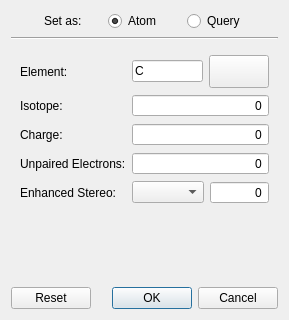
<?xml version="1.0" encoding="UTF-8"?>
<ui version="4.0">
 <class>EditAtomPropertiesDialog</class>
 <widget class="QWidget" name="EditAtomPropertiesDialog">
  <property name="geometry">
   <rect>
    <x>0</x>
    <y>0</y>
    <width>278</width>
    <height>320</height>
   </rect>
  </property>
  <property name="windowTitle">
   <string>Edit Atom Properties</string>
  </property>
  <layout class="QVBoxLayout" name="verticalLayout_2">
   <item>
    <layout class="QHBoxLayout" name="set_as_layout">
     <item>
      <spacer name="set_as_spacer1">
       <property name="orientation">
        <enum>Qt::Horizontal</enum>
       </property>
       <property name="sizeHint" stdset="0">
        <size>
         <width>0</width>
         <height>20</height>
        </size>
       </property>
      </spacer>
     </item>
     <item>
      <widget class="QLabel" name="set_as_lbl">
       <property name="text">
        <string>Set as:</string>
       </property>
      </widget>
     </item>
     <item>
      <spacer name="set_as_spacer2">
       <property name="orientation">
        <enum>Qt::Horizontal</enum>
       </property>
       <property name="sizeType">
        <enum>QSizePolicy::Fixed</enum>
       </property>
       <property name="sizeHint" stdset="0">
        <size>
         <width>20</width>
         <height>20</height>
        </size>
       </property>
      </spacer>
     </item>
     <item>
      <widget class="QRadioButton" name="set_as_atom_rb">
       <property name="toolTip">
        <string>Set General properties only</string>
       </property>
       <property name="text">
        <string>Atom</string>
       </property>
       <property name="checked">
        <bool>true</bool>
       </property>
       <attribute name="buttonGroup">
        <string notr="true">set_as_group</string>
       </attribute>
      </widget>
     </item>
     <item>
      <spacer name="set_as_spacer3">
       <property name="orientation">
        <enum>Qt::Horizontal</enum>
       </property>
       <property name="sizeType">
        <enum>QSizePolicy::Fixed</enum>
       </property>
       <property name="sizeHint" stdset="0">
        <size>
         <width>20</width>
         <height>20</height>
        </size>
       </property>
      </spacer>
     </item>
     <item>
      <widget class="QRadioButton" name="set_as_query_rb">
       <property name="toolTip">
        <string>Set General and/or Advanced properties (used for searching)</string>
       </property>
       <property name="text">
        <string>Query</string>
       </property>
       <attribute name="buttonGroup">
        <string notr="true">set_as_group</string>
       </attribute>
      </widget>
     </item>
     <item>
      <spacer name="set_as_spacer4">
       <property name="orientation">
        <enum>Qt::Horizontal</enum>
       </property>
       <property name="sizeHint" stdset="0">
        <size>
         <width>0</width>
         <height>20</height>
        </size>
       </property>
      </spacer>
     </item>
    </layout>
   </item>
   <item>
    <widget class="Line" name="line">
     <property name="orientation">
      <enum>Qt::Horizontal</enum>
     </property>
    </widget>
   </item>
   <item>
    <widget class="QStackedWidget" name="atom_query_stacked_wdg">
     <property name="currentIndex">
      <number>0</number>
     </property>
     <widget class="QWidget" name="edit_atom_page">
      <layout class="QGridLayout" name="gridLayout_2">
       <item row="2" column="0">
        <widget class="QLabel" name="atom_isotope_lbl">
         <property name="text">
          <string>Isotope: </string>
         </property>
        </widget>
       </item>
       <item row="2" column="1">
        <widget class="schrodinger::sketcher::BlankableSpinBox" name="atom_isotope_sb">
         <property name="alignment">
          <set>Qt::AlignRight|Qt::AlignTrailing|Qt::AlignVCenter</set>
         </property>
         <property name="buttonSymbols">
          <enum>QAbstractSpinBox::NoButtons</enum>
         </property>
        </widget>
       </item>
       <item row="3" column="0">
        <widget class="QLabel" name="atom_charge_lbl">
         <property name="text">
          <string>Charge:</string>
         </property>
        </widget>
       </item>
       <item row="6" column="0">
        <spacer name="edit_atom_spacer">
         <property name="orientation">
          <enum>Qt::Vertical</enum>
         </property>
         <property name="sizeHint" stdset="0">
          <size>
           <width>20</width>
           <height>0</height>
          </size>
         </property>
        </spacer>
       </item>
       <item row="4" column="1">
        <widget class="schrodinger::sketcher::UnblankableSpinBox" name="atom_unpaired_sb">
         <property name="alignment">
          <set>Qt::AlignRight|Qt::AlignTrailing|Qt::AlignVCenter</set>
         </property>
         <property name="buttonSymbols">
          <enum>QAbstractSpinBox::NoButtons</enum>
         </property>
        </widget>
       </item>
       <item row="4" column="0">
        <widget class="QLabel" name="atom_unpaired_lbl">
         <property name="text">
          <string>Unpaired Electrons:</string>
         </property>
        </widget>
       </item>
       <item row="5" column="0">
        <widget class="QLabel" name="atom_stereo_lbl">
         <property name="text">
          <string>Enhanced Stereo:</string>
         </property>
        </widget>
       </item>
       <item row="0" column="0">
        <widget class="QLabel" name="element_lbl">
         <property name="minimumSize">
          <size>
           <width>0</width>
           <height>0</height>
          </size>
         </property>
         <property name="toolTip">
          <string>Chemical symbol</string>
         </property>
         <property name="text">
          <string>Element:</string>
         </property>
        </widget>
       </item>
       <item row="0" column="1">
        <layout class="QHBoxLayout" name="atom_element_layout">
         <item>
          <widget class="QLineEdit" name="atom_element_le">
           <property name="text">
            <string>C</string>
           </property>
           <property name="clearButtonEnabled">
            <bool>false</bool>
           </property>
          </widget>
         </item>
         <item>
          <widget class="schrodinger::sketcher::ToolButtonWithPopup" name="atom_periodic_table_btn">
           <property name="toolTip">
            <string>Periodic table</string>
           </property>
           <property name="text">
            <string/>
           </property>
           <property name="icon">
            <iconset resource="../sketcher.qrc">
             <normaloff>:/icons/periodic_table.svg</normaloff>:/icons/periodic_table.svg</iconset>
           </property>
           <property name="iconSize">
            <size>
             <width>52</width>
             <height>26</height>
            </size>
           </property>
          </widget>
         </item>
        </layout>
       </item>
       <item row="3" column="1">
        <widget class="schrodinger::sketcher::UnblankableSpinBox" name="atom_charge_sb">
         <property name="alignment">
          <set>Qt::AlignRight|Qt::AlignTrailing|Qt::AlignVCenter</set>
         </property>
         <property name="buttonSymbols">
          <enum>QAbstractSpinBox::NoButtons</enum>
         </property>
        </widget>
       </item>
       <item row="5" column="1">
        <layout class="QHBoxLayout" name="atom_stereo_layout">
         <item>
          <widget class="QComboBox" name="atom_stereo_combo"/>
         </item>
         <item>
          <widget class="QSpinBox" name="atom_stereo_sb">
           <property name="alignment">
            <set>Qt::AlignRight|Qt::AlignTrailing|Qt::AlignVCenter</set>
           </property>
           <property name="buttonSymbols">
            <enum>QAbstractSpinBox::NoButtons</enum>
           </property>
          </widget>
         </item>
        </layout>
       </item>
      </layout>
     </widget>
     <widget class="QWidget" name="edit_query_page">
      <layout class="QGridLayout" name="gridLayout_4">
       <property name="leftMargin">
        <number>0</number>
       </property>
       <property name="topMargin">
        <number>0</number>
       </property>
       <property name="rightMargin">
        <number>0</number>
       </property>
       <property name="bottomMargin">
        <number>0</number>
       </property>
       <property name="spacing">
        <number>0</number>
       </property>
       <item row="0" column="0">
        <widget class="QTabWidget" name="edit_query_tab_wdg">
         <property name="currentIndex">
          <number>0</number>
         </property>
         <widget class="QWidget" name="general_tab">
          <attribute name="title">
           <string>General</string>
          </attribute>
          <layout class="QVBoxLayout" name="verticalLayout_3">
           <property name="leftMargin">
            <number>12</number>
           </property>
           <property name="topMargin">
            <number>0</number>
           </property>
           <property name="rightMargin">
            <number>12</number>
           </property>
           <property name="bottomMargin">
            <number>12</number>
           </property>
           <item>
            <layout class="QGridLayout" name="query_element_layout">
             <property name="verticalSpacing">
              <number>0</number>
             </property>
             <item row="0" column="1">
              <layout class="QHBoxLayout" name="query_type_layout">
               <property name="spacing">
                <number>0</number>
               </property>
               <item>
                <widget class="QComboBox" name="query_type_combo"/>
               </item>
               <item>
                <widget class="schrodinger::sketcher::ToolButtonWithPopup" name="query_periodic_table_btn">
                 <property name="toolTip">
                  <string>Periodic table</string>
                 </property>
                 <property name="text">
                  <string/>
                 </property>
                 <property name="icon">
                  <iconset resource="../sketcher.qrc">
                   <normaloff>:/icons/periodic_table.svg</normaloff>:/icons/periodic_table.svg</iconset>
                 </property>
                 <property name="iconSize">
                  <size>
                   <width>52</width>
                   <height>26</height>
                  </size>
                 </property>
                </widget>
               </item>
              </layout>
             </item>
             <item row="0" column="0">
              <widget class="QLabel" name="query_type_lbl">
               <property name="sizePolicy">
                <sizepolicy hsizetype="Fixed" vsizetype="Preferred">
                 <horstretch>0</horstretch>
                 <verstretch>0</verstretch>
                </sizepolicy>
               </property>
               <property name="maximumSize">
                <size>
                 <width>40</width>
                 <height>16777215</height>
                </size>
               </property>
               <property name="toolTip">
                <string>Category of query - determines behavior and available options</string>
               </property>
               <property name="text">
                <string>Type:</string>
               </property>
              </widget>
             </item>
             <item row="1" column="1">
              <widget class="QStackedWidget" name="query_type_stacked_widget">
               <property name="currentIndex">
                <number>2</number>
               </property>
               <widget class="QWidget" name="element_list_page">
                <layout class="QHBoxLayout" name="horizontalLayout_3">
                 <property name="leftMargin">
                  <number>0</number>
                 </property>
                 <property name="topMargin">
                  <number>0</number>
                 </property>
                 <property name="rightMargin">
                  <number>0</number>
                 </property>
                 <property name="bottomMargin">
                  <number>0</number>
                 </property>
                 <item>
                  <widget class="QLineEdit" name="element_list_le">
                   <property name="placeholderText">
                    <string>(comma-separated list)</string>
                   </property>
                   <property name="clearButtonEnabled">
                    <bool>true</bool>
                   </property>
                  </widget>
                 </item>
                </layout>
               </widget>
               <widget class="QWidget" name="wildcard_page">
                <layout class="QHBoxLayout" name="horizontalLayout_4">
                 <property name="leftMargin">
                  <number>0</number>
                 </property>
                 <property name="topMargin">
                  <number>0</number>
                 </property>
                 <property name="rightMargin">
                  <number>0</number>
                 </property>
                 <property name="bottomMargin">
                  <number>0</number>
                 </property>
                 <item>
                  <widget class="QComboBox" name="wildcard_combo"/>
                 </item>
                </layout>
               </widget>
               <widget class="QWidget" name="query_element_page">
                <layout class="QHBoxLayout" name="horizontalLayout_5">
                 <property name="leftMargin">
                  <number>0</number>
                 </property>
                 <property name="topMargin">
                  <number>0</number>
                 </property>
                 <property name="rightMargin">
                  <number>0</number>
                 </property>
                 <property name="bottomMargin">
                  <number>0</number>
                 </property>
                 <item>
                  <widget class="QLineEdit" name="query_element_le">
                   <property name="placeholderText">
                    <string>(element)</string>
                   </property>
                   <property name="clearButtonEnabled">
                    <bool>true</bool>
                   </property>
                  </widget>
                 </item>
                </layout>
               </widget>
               <widget class="QWidget" name="rgroup_page">
                <layout class="QHBoxLayout" name="horizontalLayout_6">
                 <property name="leftMargin">
                  <number>0</number>
                 </property>
                 <property name="topMargin">
                  <number>0</number>
                 </property>
                 <property name="rightMargin">
                  <number>0</number>
                 </property>
                 <property name="bottomMargin">
                  <number>0</number>
                 </property>
                 <item>
                  <widget class="QSpinBox" name="rgroup_sb">
                   <property name="toolTip">
                    <string>R-Group index</string>
                   </property>
                   <property name="alignment">
                    <set>Qt::AlignRight|Qt::AlignTrailing|Qt::AlignVCenter</set>
                   </property>
                   <property name="buttonSymbols">
                    <enum>QAbstractSpinBox::NoButtons</enum>
                   </property>
                  </widget>
                 </item>
                </layout>
               </widget>
               <widget class="QWidget" name="smarts_query_page">
                <layout class="QHBoxLayout" name="horizontalLayout">
                 <property name="leftMargin">
                  <number>0</number>
                 </property>
                 <property name="topMargin">
                  <number>0</number>
                 </property>
                 <property name="rightMargin">
                  <number>0</number>
                 </property>
                 <property name="bottomMargin">
                  <number>0</number>
                 </property>
                 <item>
                  <widget class="QLineEdit" name="smarts_query_le">
                   <property name="clearButtonEnabled">
                    <bool>true</bool>
                   </property>
                  </widget>
                 </item>
                </layout>
               </widget>
              </widget>
             </item>
            </layout>
           </item>
           <item>
            <layout class="QGridLayout" name="query_general_properties_layout">
             <item row="1" column="0">
              <widget class="QLabel" name="query_charge_lbl">
               <property name="text">
                <string>Charge:</string>
               </property>
              </widget>
             </item>
             <item row="2" column="0">
              <widget class="QLabel" name="query_unpaired_lbl">
               <property name="text">
                <string>Unpaired electrons:</string>
               </property>
              </widget>
             </item>
             <item row="0" column="1">
              <widget class="schrodinger::sketcher::BlankableSpinBox" name="query_isotope_sb">
               <property name="alignment">
                <set>Qt::AlignRight|Qt::AlignTrailing|Qt::AlignVCenter</set>
               </property>
               <property name="buttonSymbols">
                <enum>QAbstractSpinBox::NoButtons</enum>
               </property>
               <property name="maximum">
                <number>9999</number>
               </property>
              </widget>
             </item>
             <item row="0" column="0">
              <widget class="QLabel" name="query_isotope_lbl">
               <property name="text">
                <string>Isotope:</string>
               </property>
              </widget>
             </item>
             <item row="3" column="0">
              <widget class="QLabel" name="query_stereo_lbl">
               <property name="text">
                <string>Enhanced stereo:</string>
               </property>
              </widget>
             </item>
             <item row="1" column="1">
              <widget class="schrodinger::sketcher::BlankableSpinBox" name="query_charge_sb">
               <property name="alignment">
                <set>Qt::AlignRight|Qt::AlignTrailing|Qt::AlignVCenter</set>
               </property>
               <property name="buttonSymbols">
                <enum>QAbstractSpinBox::NoButtons</enum>
               </property>
              </widget>
             </item>
             <item row="2" column="1">
              <widget class="schrodinger::sketcher::BlankableSpinBox" name="query_unpaired_sb">
               <property name="alignment">
                <set>Qt::AlignRight|Qt::AlignTrailing|Qt::AlignVCenter</set>
               </property>
               <property name="buttonSymbols">
                <enum>QAbstractSpinBox::NoButtons</enum>
               </property>
              </widget>
             </item>
             <item row="3" column="1">
              <layout class="QHBoxLayout" name="query_stereo_layout">
               <item>
                <widget class="QComboBox" name="query_stereo_combo"/>
               </item>
               <item>
                <widget class="QSpinBox" name="query_stereo_sb">
                 <property name="alignment">
                  <set>Qt::AlignRight|Qt::AlignTrailing|Qt::AlignVCenter</set>
                 </property>
                 <property name="buttonSymbols">
                  <enum>QAbstractSpinBox::NoButtons</enum>
                 </property>
                </widget>
               </item>
              </layout>
             </item>
            </layout>
           </item>
           <item>
            <spacer name="general_spacer">
             <property name="orientation">
              <enum>Qt::Vertical</enum>
             </property>
             <property name="sizeHint" stdset="0">
              <size>
               <width>20</width>
               <height>0</height>
              </size>
             </property>
            </spacer>
           </item>
          </layout>
         </widget>
         <widget class="QWidget" name="advanced_tab">
          <attribute name="title">
           <string>Advanced</string>
          </attribute>
          <layout class="QGridLayout" name="gridLayout" columnstretch="0,0">
           <property name="leftMargin">
            <number>12</number>
           </property>
           <property name="rightMargin">
            <number>12</number>
           </property>
           <property name="bottomMargin">
            <number>12</number>
           </property>
           <item row="3" column="1">
            <layout class="QHBoxLayout" name="ring_count_layout">
             <item>
              <widget class="QComboBox" name="ring_count_combo">
               <property name="toolTip">
                <string>Number of SSSR rings that have this atom as a member</string>
               </property>
              </widget>
             </item>
             <item>
              <widget class="QSpinBox" name="ring_count_sb">
               <property name="toolTip">
                <string>Number of SSSR rings that have this atom as a member</string>
               </property>
               <property name="alignment">
                <set>Qt::AlignRight|Qt::AlignTrailing|Qt::AlignVCenter</set>
               </property>
               <property name="buttonSymbols">
                <enum>QAbstractSpinBox::NoButtons</enum>
               </property>
              </widget>
             </item>
            </layout>
           </item>
           <item row="6" column="0">
            <widget class="QLabel" name="smallest_ring_size_lbl">
             <property name="toolTip">
              <string/>
             </property>
             <property name="text">
              <string>Smallest Ring Size (r):</string>
             </property>
            </widget>
           </item>
           <item row="5" column="0">
            <widget class="QLabel" name="ring_bond_count_lbl">
             <property name="toolTip">
              <string/>
             </property>
             <property name="text">
              <string>Ring Bond Count (rb):</string>
             </property>
            </widget>
           </item>
           <item row="3" column="0">
            <widget class="QLabel" name="ring_count_lbl">
             <property name="toolTip">
              <string/>
             </property>
             <property name="text">
              <string>Ring Count (R):</string>
             </property>
            </widget>
           </item>
           <item row="2" column="1">
            <widget class="QComboBox" name="aromaticity_combo">
             <property name="toolTip">
              <string>Whether this atom must (a) or must not (A) be part of an aromatic ring</string>
             </property>
            </widget>
           </item>
           <item row="1" column="0">
            <widget class="QLabel" name="num_connections_lbl">
             <property name="toolTip">
              <string/>
             </property>
             <property name="text">
              <string># Connections (X):</string>
             </property>
            </widget>
           </item>
           <item row="6" column="1">
            <widget class="schrodinger::sketcher::BlankableSpinBox" name="smallest_ring_size_sb">
             <property name="alignment">
              <set>Qt::AlignRight|Qt::AlignTrailing|Qt::AlignVCenter</set>
             </property>
             <property name="buttonSymbols">
              <enum>QAbstractSpinBox::NoButtons</enum>
             </property>
            </widget>
           </item>
           <item row="0" column="0">
            <widget class="QLabel" name="total_h_lbl">
             <property name="minimumSize">
              <size>
               <width>130</width>
               <height>0</height>
              </size>
             </property>
             <property name="toolTip">
              <string/>
             </property>
             <property name="text">
              <string>Total H (H):</string>
             </property>
            </widget>
           </item>
           <item row="5" column="1">
            <layout class="QHBoxLayout" name="ring_bond_count_layout">
             <item>
              <widget class="QComboBox" name="ring_bond_count_combo">
               <property name="toolTip">
                <string>Number of ring bonds to this atom</string>
               </property>
              </widget>
             </item>
             <item>
              <widget class="QSpinBox" name="ring_bond_count_sb">
               <property name="toolTip">
                <string>Number of ring bonds to this atom</string>
               </property>
               <property name="alignment">
                <set>Qt::AlignRight|Qt::AlignTrailing|Qt::AlignVCenter</set>
               </property>
               <property name="buttonSymbols">
                <enum>QAbstractSpinBox::NoButtons</enum>
               </property>
              </widget>
             </item>
            </layout>
           </item>
           <item row="7" column="0">
            <spacer name="query_advanced_spacer">
             <property name="orientation">
              <enum>Qt::Vertical</enum>
             </property>
             <property name="sizeHint" stdset="0">
              <size>
               <width>20</width>
               <height>0</height>
              </size>
             </property>
            </spacer>
           </item>
           <item row="1" column="1">
            <widget class="schrodinger::sketcher::BlankableSpinBox" name="num_connections_sb">
             <property name="alignment">
              <set>Qt::AlignRight|Qt::AlignTrailing|Qt::AlignVCenter</set>
             </property>
             <property name="buttonSymbols">
              <enum>QAbstractSpinBox::NoButtons</enum>
             </property>
            </widget>
           </item>
           <item row="2" column="0">
            <widget class="QLabel" name="aromaticity_lbl">
             <property name="toolTip">
              <string/>
             </property>
             <property name="text">
              <string>Aromaticity (a/A):</string>
             </property>
            </widget>
           </item>
           <item row="0" column="1">
            <layout class="QHBoxLayout" name="horizontalLayout_7">
             <item>
              <widget class="QComboBox" name="total_h_combo"/>
             </item>
             <item>
              <widget class="QSpinBox" name="total_h_sb">
               <property name="alignment">
                <set>Qt::AlignRight|Qt::AlignTrailing|Qt::AlignVCenter</set>
               </property>
               <property name="buttonSymbols">
                <enum>QAbstractSpinBox::NoButtons</enum>
               </property>
              </widget>
             </item>
            </layout>
           </item>
          </layout>
         </widget>
        </widget>
       </item>
      </layout>
     </widget>
    </widget>
   </item>
   <item>
    <widget class="QDialogButtonBox" name="buttonBox">
     <property name="orientation">
      <enum>Qt::Horizontal</enum>
     </property>
     <property name="standardButtons">
      <set>QDialogButtonBox::Cancel|QDialogButtonBox::Ok|QDialogButtonBox::Reset</set>
     </property>
    </widget>
   </item>
  </layout>
 </widget>
 <customwidgets>
  <customwidget>
   <class>schrodinger::sketcher::ToolButtonWithPopup</class>
   <extends>QToolButton</extends>
   <header>schrodinger/sketcher/widget/tool_button_with_popup.h</header>
  </customwidget>
  <customwidget>
   <class>schrodinger::sketcher::BlankableSpinBox</class>
   <extends>QSpinBox</extends>
   <header>schrodinger/sketcher/widget/blankable_spin_box.h</header>
  </customwidget>
  <customwidget>
   <class>schrodinger::sketcher::UnblankableSpinBox</class>
   <extends>QSpinBox</extends>
   <header>schrodinger/sketcher/widget/blankable_spin_box.h</header>
  </customwidget>
 </customwidgets>
 <resources>
  <include location="../sketcher.qrc"/>
 </resources>
 <connections/>
 <buttongroups>
  <buttongroup name="set_as_group"/>
 </buttongroups>
</ui>
